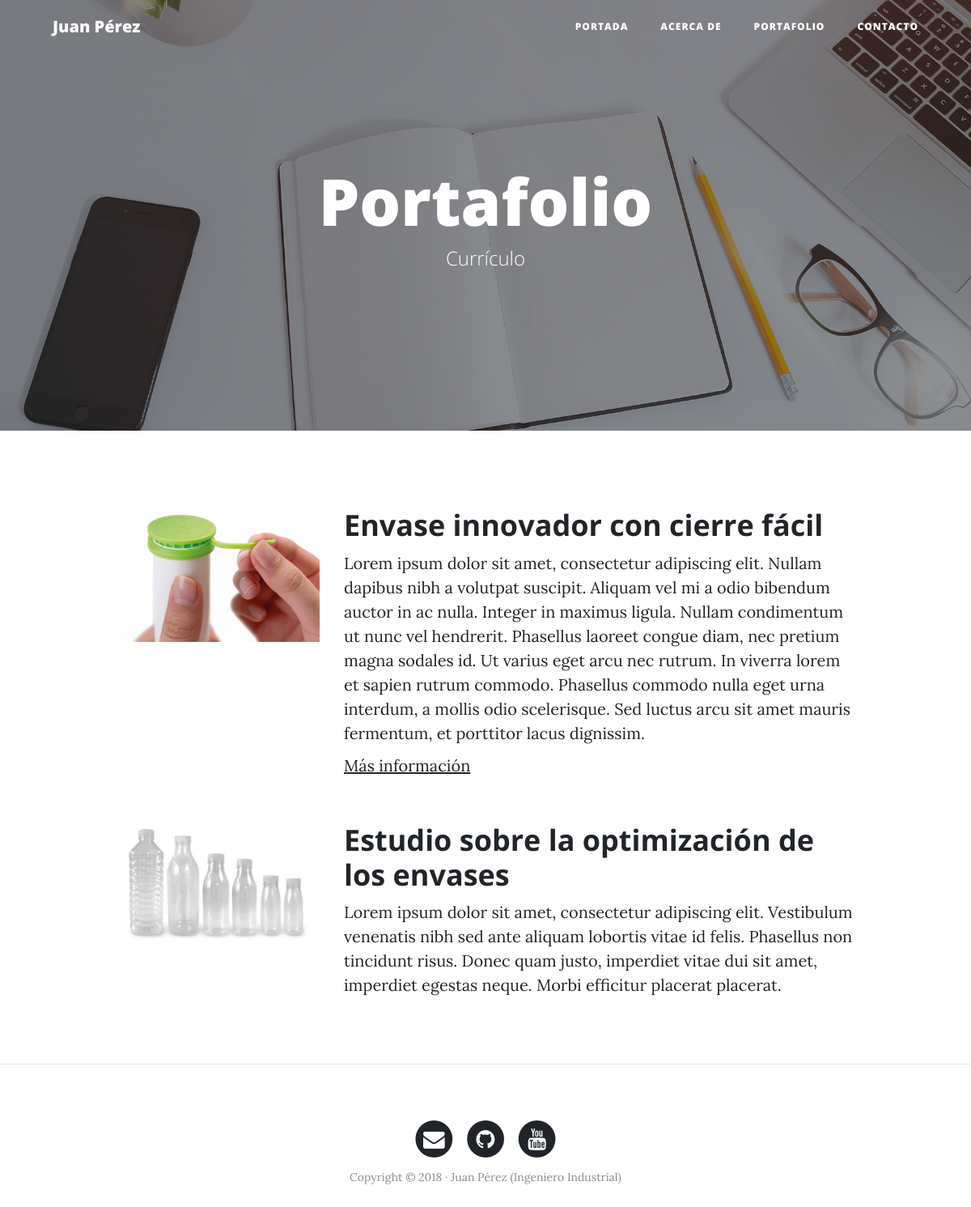
The page /portfolio/ on the database its author committed.
### portfolio/models.py (models this page shows, shortened)
class Project(models.Model):
    title = models.CharField(max_length=200, verbose_name="Título")
    description = models.TextField(verbose_name="Descripción")
    image = models.ImageField(verbose_name="Imagen", upload_to="projects")
    link = models.URLField(null=True, blank=True, verbose_name="Dirección Web")
    created = models.DateTimeField(auto_now_add=True, verbose_name="Fecha de Creación")
    updated = models.DateTimeField(auto_now=True, verbose_name="Fecha de Edición")
    class Meta:
        verbose_name = "proyecto"
        verbose_name_plural = "proyectos"
        ordering = [ "-created" ]

### portfolio/views.py (the view)
# urls.py: path('portfolio/', portfolio_views.portfolio, name="portfolio"),
def portfolio(request):
    projects = Project.objects.all()
    return render(request, "portfolio/portfolio.html", {'projects':projects})

### portfolio/templates/portfolio/portfolio.html (shortened to what this page needs)
{% extends 'core/base.html' %}
{% block background %}{% load static %}{% static 'core/img/portfolio-bg.jpg' %}{% endblock %}
{% block headers %}
    <h1>Portafolio</h1>
    <span class="subheading">Currículo</span>
{% endblock %}
{% block content %}
    {% for project in projects %}
        <div class="row project">
            <div class="col-lg-3 col-md-4 offset-lg-1">
                <img class="img-fluid" src="{{ project.image.url }}" alt="">
            </div>
            <div class="col-lg-7 col-md-8">
                <h2 class="section-heading title">{{ project.title }}</h2>
                <p>{{ project.description }}</p>
                {% if project.link %}
                    <p><a href="{{ project.link }}">Más información</a></p>
                {% endif %}
            </div>
        </div>
    {% endfor %}
{% endblock %}

### core/templates/core/base.html (shortened to what this page needs)
<!DOCTYPE html>
<html lang="es">
  <head>
    {% load static %}
    <link href="{% static 'core/vendor/bootstrap/css/bootstrap.min.css' %}" rel="stylesheet">
    <link href="{% static 'core/vendor/font-awesome/css/font-awesome.min.css' %}" rel="stylesheet" type="text/css">
    <link href="{% static 'core/css/clean-blog.min.css' %}" rel="stylesheet">
  </head>
  <body>
    <nav class="navbar navbar-expand-lg navbar-light fixed-top" id="mainNav">
      <div class="container">
        <a class="navbar-brand" href="{% url 'home' %}">Juan Pérez</a>
        <div class="collapse navbar-collapse" id="navbarResponsive">
          <ul class="navbar-nav ml-auto">
            <li class="nav-item">
              <a class="nav-link" href="{% url 'home' %}">Portada</a>
            </li>
            <li class="nav-item">
              <a class="nav-link" href="{% url 'about' %}">Acerca de</a>
            </li>
            <li class="nav-item">
              <a class="nav-link" href="{% url 'portfolio' %}">Portafolio</a>
            </li>
            <li class="nav-item">
              <a class="nav-link" href="{% url 'contact' %}">Contacto</a>
            </li>
          </ul>
        </div>
      </div>
    </nav>
    <header class="masthead" style="background-image: url('{% block background %}{% endblock %}')">
      <div class="overlay"></div>
      <div class="container">
        <div class="row">
          <div class="col-lg-8 col-md-10 mx-auto">
            <div class="site-heading">
                {% block headers %} {% endblock %}
            </div>
          </div>
        </div>
      </div>
    </header>
    <div class="container">
        {%  block content %} {% endblock %}
    </div>
    {% if request.path != "/" %}<hr> {% endif %}
    <footer>
      <div class="container">
        <div class="row">
          <div class="col-lg-8 col-md-10 mx-auto">
            <ul class="list-inline text-center">
              <li class="list-inline-item">
                <a href="#">
                  <span class="fa-stack fa-lg">
                    <i class="fa fa-circle fa-stack-2x"></i>
                    <i class="fa fa-envelope fa-stack-1x fa-inverse"></i>
                  </span>
                </a>
              </li>
              <li class="list-inline-item">
                <a href="#">
                  <span class="fa-stack fa-lg">
                    <i class="fa fa-circle fa-stack-2x"></i>
                    <i class="fa fa-github fa-stack-1x fa-inverse"></i>
                  </span>
                </a>
              </li>
              <li class="list-inline-item">
                <a href="#">
                  <span class="fa-stack fa-lg">
                    <i class="fa fa-circle fa-stack-2x"></i>
                    <i class="fa fa-youtube fa-stack-1x fa-inverse"></i>
                  </span>
                </a>
              </li>
            </ul>
            <p class="copyright text-muted">Copyright &copy; 2018 · Juan Pérez (Ingeniero Industrial) </p>
          </div>
        </div>
      </div>
    </footer>
  </body>
</html>

### rows shown on the page
Project: image (picture), title "Envase innovador con cierre fácil", description "Lorem ipsum dolor sit amet, consectetur adipiscing elit. Nullam dapibus nibh a volutpat suscipit. Aliquam vel mi a odio bibendum auctor in ac nulla. Integer in maximus ligula. Nullam condimentum ut nunc vel hendrerit. Phasellus laoreet congue diam, nec pretium magna sodales id. Ut varius eget arcu nec rutrum. In viverra lorem et sapien rutrum commodo. Phasellus commodo nulla eget urna interdum, a mollis odio scelerisque. Sed luctus arcu sit amet mauris fermentum, et porttitor lacus dignissim."
Project: image (picture), title "Estudio sobre la optimización de los envases", description "Lorem ipsum dolor sit amet, consectetur adipiscing elit. Vestibulum venenatis nibh sed ante aliquam lobortis vitae id felis. Phasellus non tincidunt risus. Donec quam justo, imperdiet vitae dui sit amet, imperdiet egestas neque. Morbi efficitur placerat placerat."
